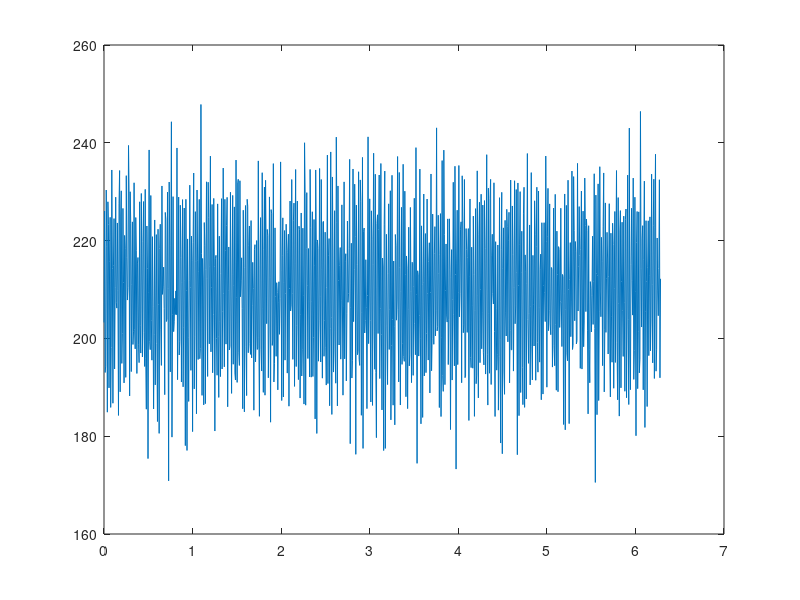
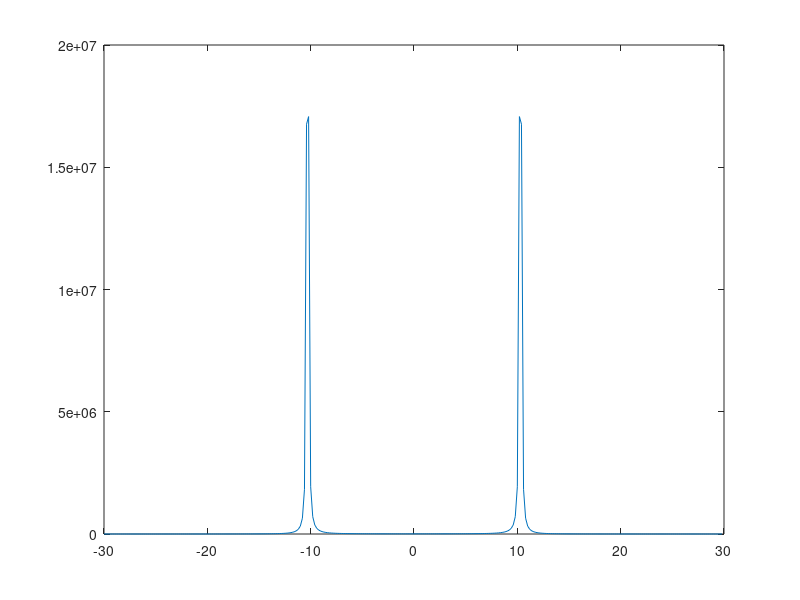
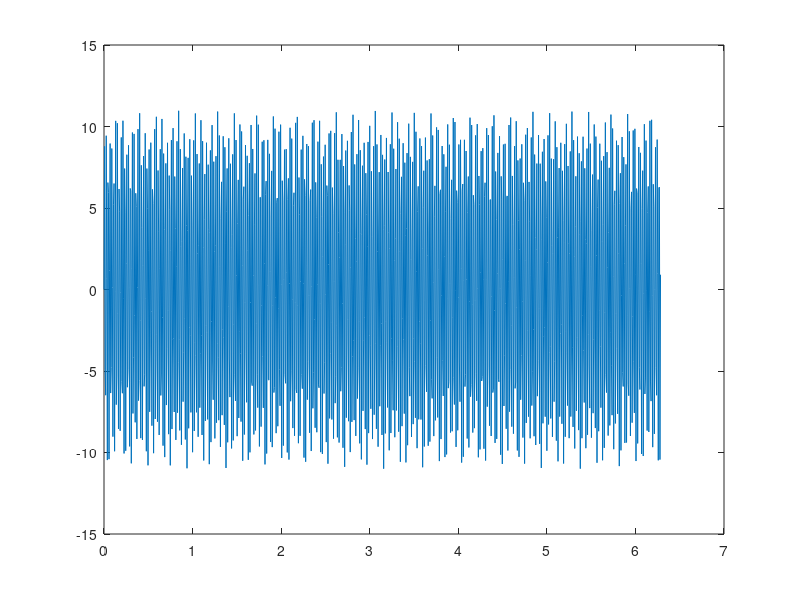

MATLAB code for these plots, in order:
clc;
clear all;
close all;
derad=pi/180;
radeg=180/pi;
twpi=2*pi;
kelm=4;
dd=0.1;
d=0:dd:(kelm-1)*dd;
iwave=2;
theta=[10.3 -10.3];
snr=3;
n=1000;
A=exp(-j*twpi*d.'*sin(theta*derad));
%A=exp(-j*twpi*d.'*0);
sinwavel =linspace(0,2*pi,n);
%sinwave=10*sin(30000*sinwavel)+1*sin(30000*sinwavel)+14*cos(30000*sinwavel);
sinwave=sin(200*pi*sinwavel)+10*sin(300*sinwavel);

figure(4)
plot(sinwavel,sinwave);

%S=randn(iwave,n);
%S=[sinwave; sinwave; sinwave;];
S=[sinwave;sinwave];
% SA=A*S;
S=awgn(S,snr,'measured')+105;
X=A*S;
% XT=X';
X1=X;
% X1=awgn(X,snr,'measured');

figure(1)
plot(sinwavel,X1(1,:));
Rxx=X1*X1'/n;
InvS=inv(Rxx);
[EV,D]=eig(Rxx);

ee=eig(Rxx);

EVA=diag(D');
[EVA,I]=sort(EVA); %排序 升序
EVA=fliplr(EVA);
EV=fliplr(EV(:,I));

iang=1:300
angle(iang)=-30.2+0.2*iang;
for iiang=iang%=1:301
%    angle(iang)=(iang-181)/2;
   
   phim=derad*angle(iiang);
   a=exp(-j*twpi*d*sin(phim)).';
   L=iwave;
   En=EV(:,L+1:kelm);
%    SP(iiang)=(a'*a)/(a'*En*En'*a);

   SP(iiang)=1/(a'*En*En'*a);
   
end

figure(2)
SP=abs(SP);
% SPmax=max(SP);
% SP=10*log10(SP/SPmax);
plot(angle,SP);

% h=plot(angle,SP);
% set(h,'Linewidth',2)
% xlabel('angle(degree)')
% ylabel('magnitude(dB)')
% axis([-90 90 -60 60])
% set(gca,'XTick',[-90:30:90])
% grid on